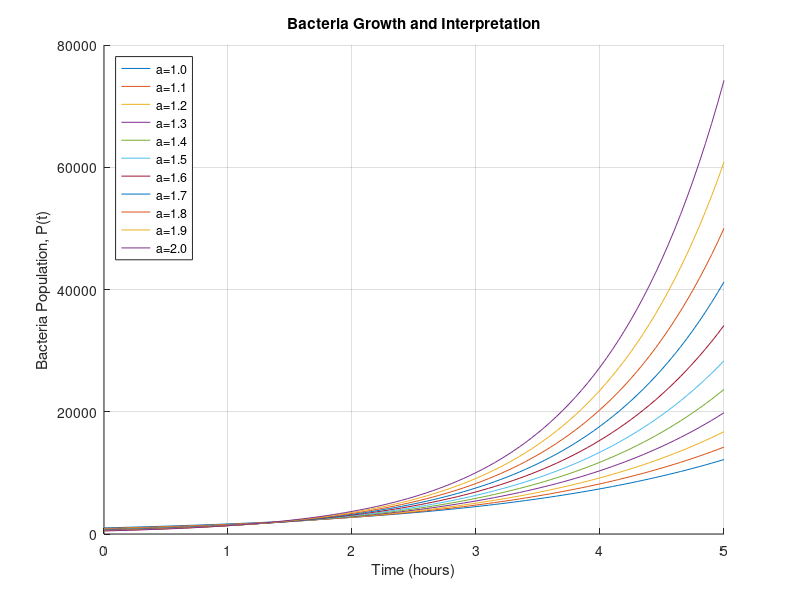

Recreate this plot in MATLAB.
t=linspace(0,5,101)
figure;
hold on;
for a=1:0.1:2
    P = (1000/a)*exp(0.5*a*t);
    plot(t,P)
end
grid on;
legend("a=1.0","a=1.1","a=1.2","a=1.3","a=1.4",...
"a=1.5","a=1.6","a=1.7","a=1.8","a=1.9","a=2.0","Location","NorthWest")
xlabel("Time (hours)")
ylabel("Bacteria Population, P(t)")
title("Bacteria Growth and Interpretation")
